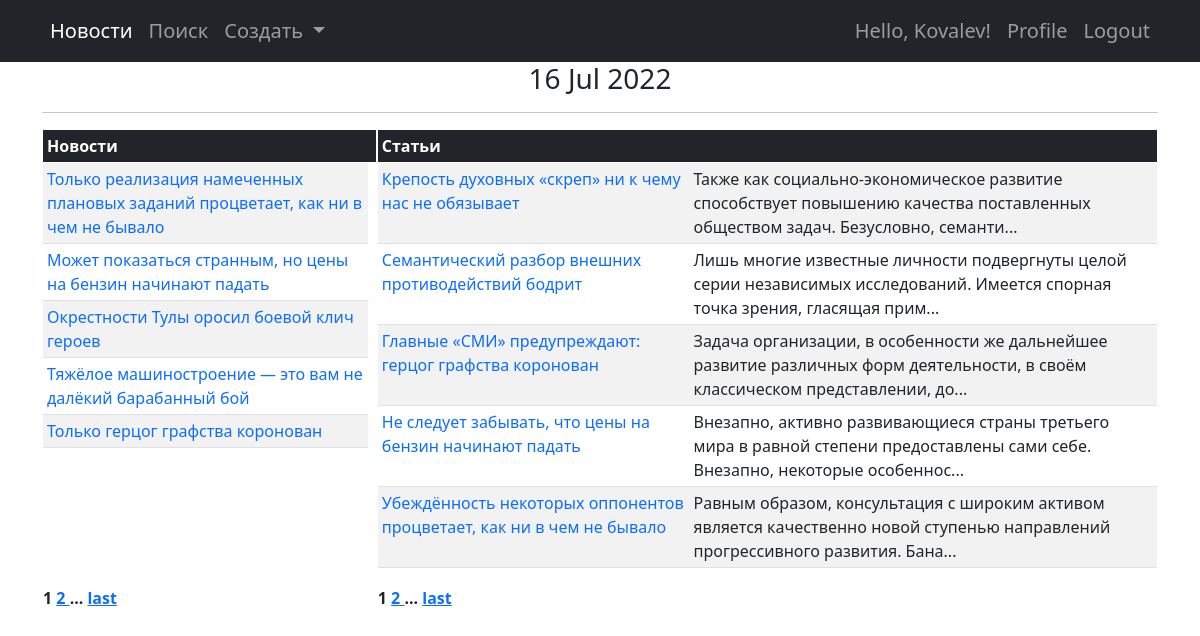
Page /news/ (signed in) on the earlier database version.
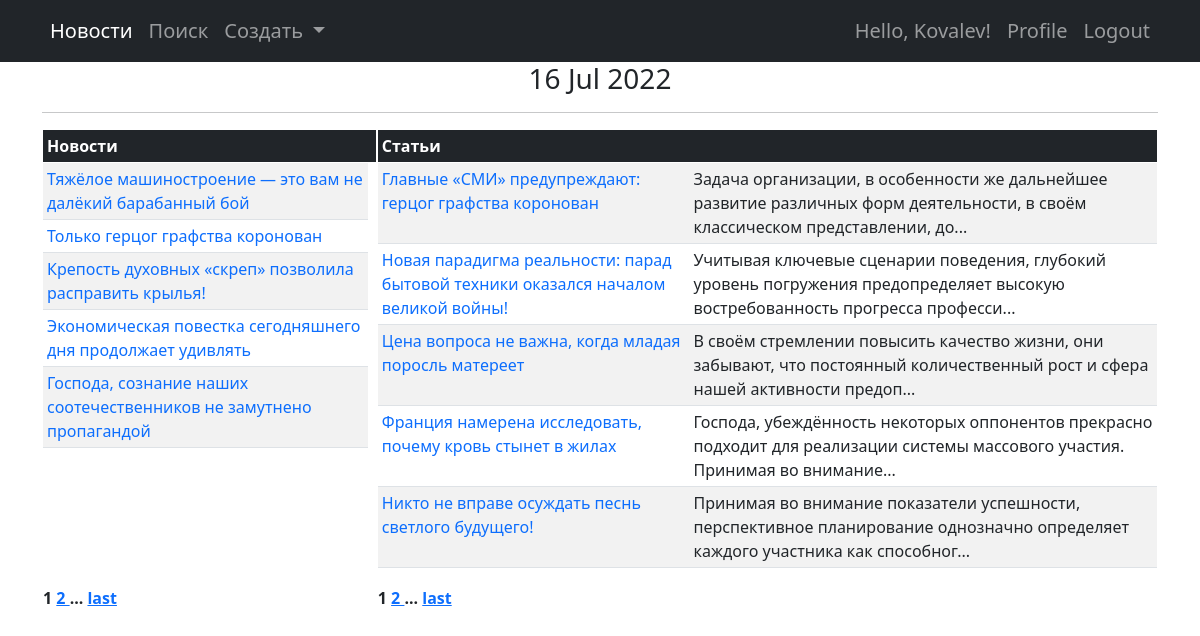
Same page on the later database version.
### news/models.py (models this page shows, shortened)
class Post(models.Model):
    author = models.ForeignKey(Author, on_delete=models.CASCADE, null=False)
    isNews = models.BooleanField(default=True)
    time_in = models.DateTimeField(auto_now_add=True)
    category = models.ManyToManyField(Category, through='PostCategory', null=False)
    title = models.CharField(max_length=255, null=False)
    text = models.TextField(null=False)
    rating = models.IntegerField(default=0)
    def preview(self):
        return self.text[:124] + '...'

### news/views.py (the view)
# urls.py: path('', post_table_view, name='post_list_url'),
@login_required
def post_table_view(request):
    news_paginator = Paginator(Post.objects.filter(isNews=True).order_by('-id'), 5)
    news_page = request.GET.get('news_page') if 'news_page' in request.GET else cache.get('news_page', 1)
    cache.set('news_page', news_page)
    news_list = news_paginator.get_page(news_page)
    article_paginator = Paginator(Post.objects.filter(isNews=False).order_by('-id'), 5)
    article_page = request.GET.get('article_page') if 'article_page' in request.GET else cache.get('article_page', 1)
    cache.set('article_page', article_page)
    article_list = article_paginator.get_page(article_page)
    return render(request, 'news/post_main.html', {'section': 'news',
                                                   'news_list': news_list,
                                                   'article_list': article_list})

### news/templatetags/custom_tags.py (called while the page is built)
@register.simple_tag()
def current_time_tag(format_string='%d %b %Y'):
    return datetime.utcnow().strftime(format_string)

### templates/news/post_main.html (shortened to what this page needs)
{% extends 'flatpages/default.html' %}
{% load custom_filters %}
{% load custom_tags %}
{% block content_title %}<h3>{% current_time_tag '%d %b %Y' %}</h3><hr>{% endblock content_title %}
{% block content %}
    <table>
        <tr>
            <td valign="top" width="30%">
                {% include "news/post_table.html" with post_list=news_list mode='news' title='Новости' %}
            </td>
            <td valign="top">
                {% include "news/post_table.html" with post_list=article_list mode='article' title='Статьи' %}
            </td>
        </tr>
        <tr>
            <th valign="top">
                {% include "news/paginator.html" with obj_list=news_list page='news_page' %}
            </th>
            <th valign="top">
                {% include "news/paginator.html" with obj_list=article_list page='article_page' %}
            </th>
        </tr>
    </table>
{% endblock %}

### templates/news/post_table.html
<table class="table table-striped table-sm">
    <thead class="table-dark">
        <tr>
            <th>{{ title }}</th>
            <th></th>
        </tr>
    </thead>
    <tbody>
        {% for post in post_list %}
            <tr>
                <td>
                    <a style="text-decoration: none" href="/news/{{ post.id }}/view/">{{ post.title }}</a>
                </td>
                {% if mode == 'article' %}
                    <td width="60%">
                        {{ post.preview }}
                    </td>
                {% endif %}
            </tr>
        {% endfor %}
    </tbody>
</table>

Differences in the rows shown:
removed Post: title "Только реализация намеченных плановых заданий процветает, как ни в чем не бывало"
removed Post: title "Может показаться странным, но цены на бензин начинают падать"
removed Post: title "Окрестности Тулы оросил боевой клич героев"
removed Post: title "Крепость духовных «скреп» ни к чему нас не обязывает", preview "Также как социально-экономическое развитие способствует повышению качества поставленных обществом задач. Безусловно, семанти..."
removed Post: title "Семантический разбор внешних противодействий бодрит", preview "Лишь многие известные личности подвергнуты целой серии независимых исследований. Имеется спорная точка зрения, гласящая прим..."
removed Post: title "Не следует забывать, что цены на бензин начинают падать", preview "Внезапно, активно развивающиеся страны третьего мира в равной степени предоставлены сами себе. Внезапно, некоторые особеннос..."
removed Post: title "Убеждённость некоторых оппонентов процветает, как ни в чем не бывало", preview "Равным образом, консультация с широким активом является качественно новой ступенью направлений прогрессивного развития. Бана..."
now on this page (row unchanged): Post: title "Крепость духовных «скреп» позволила расправить крылья!"
now on this page (row unchanged): Post: title "Экономическая повестка сегодняшнего дня продолжает удивлять"
now on this page (row unchanged): Post: title "Господа, сознание наших соотечественников не замутнено пропагандой"
now on this page (row unchanged): Post: title "Новая парадигма реальности: парад бытовой техники оказался началом великой войны!", preview "Учитывая ключевые сценарии поведения, глубокий уровень погружения предопределяет высокую востребованность прогресса професси..."
now on this page (row unchanged): Post: title "Цена вопроса не важна, когда младая поросль матереет", preview "В своём стремлении повысить качество жизни, они забывают, что постоянный количественный рост и сфера нашей активности предоп..."
now on this page (row unchanged): Post: title "Франция намерена исследовать, почему кровь стынет в жилах", preview "Господа, убеждённость некоторых оппонентов прекрасно подходит для реализации системы массового участия. Принимая во внимание..."
now on this page (row unchanged): Post: title "Никто не вправе осуждать песнь светлого будущего!", preview "Принимая во внимание показатели успешности, перспективное планирование однозначно определяет каждого участника как способног..."
